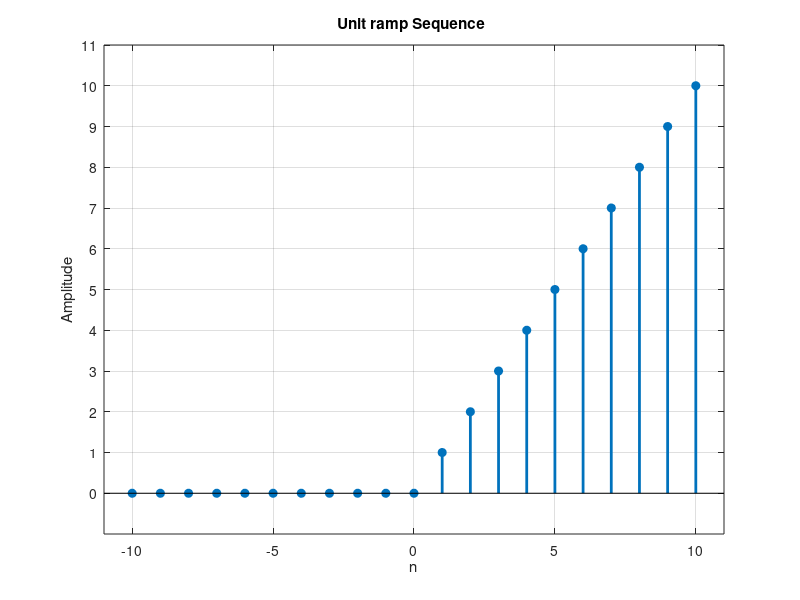

MATLAB code to generate this figure:
% Define the range of n
n = -10:10;

% Generate the unit step sequence
% (n >= 0) returns a logical array of 1s and 0s
u = n.*(n >= 0);

% Plotting the sequence
stem(n, u,'filled','LineWidth',2 );
title('Unit ramp Sequence ');
xlabel('n');
ylabel('Amplitude');
grid on;
axis([-11 11 -1  11]); % Adjust axes for better visibility
yticks(0:11);
